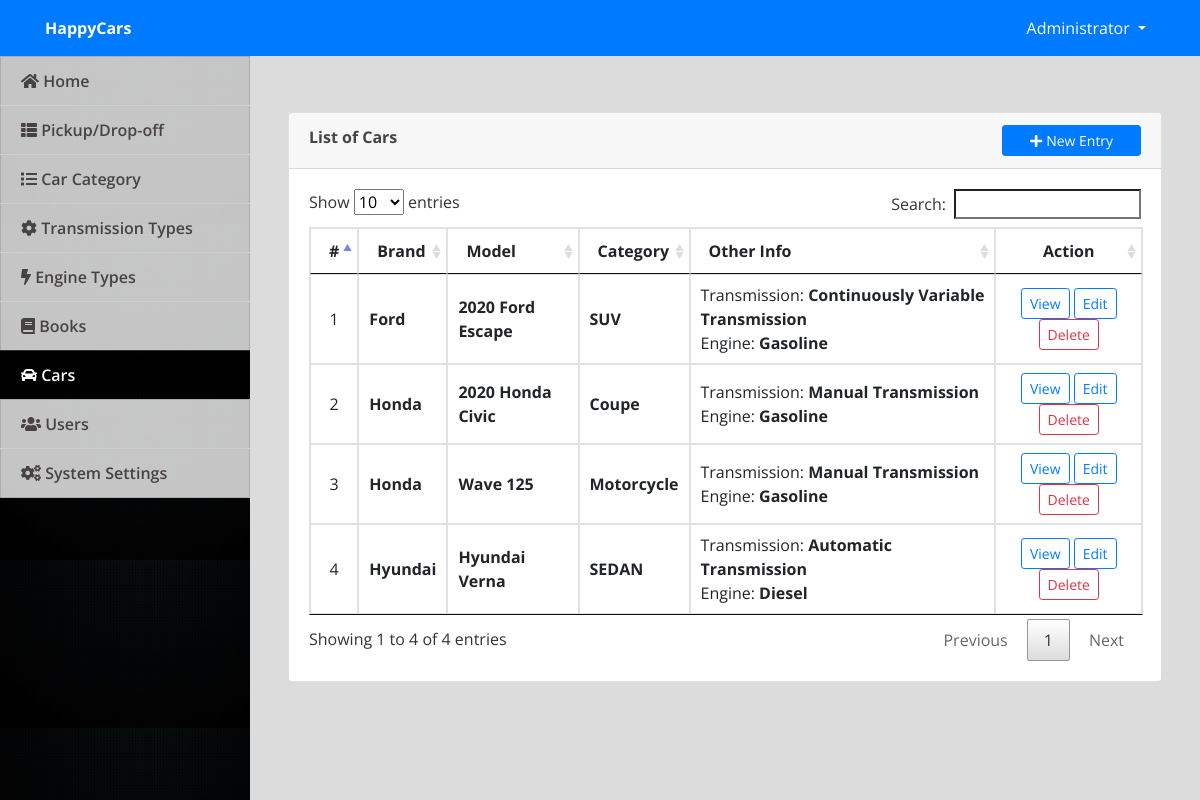
Page /admin/index.php?page=cars (signed in) on the committed database.
### tables this page shows
CREATE TABLE `cars` (
  `id` int(30) NOT NULL,
  `model` varchar(200) NOT NULL,
  `brand` varchar(200) NOT NULL,
  `transmission_id` int(30) NOT NULL,
  `category_id` int(30) NOT NULL,
  `engine_id` int(30) NOT NULL,
  `description` text NOT NULL,
  `price` float NOT NULL,
  `qty` int(30) NOT NULL,
  `img_path` text NOT NULL
);

### admin/cars.php (the view, shortened to what this page needs)
<?php include('db_connect.php');?>
<div class="container-fluid">
	<div class="col-lg-12">
		<div class="row">
			<div class="col-md-12">
				<div class="card">
					<div class="card-header">
						<b>List of Cars</b>
						<span class="float:right"><a class="btn btn-primary btn-block btn-sm col-sm-2 float-right" href="index.php?page=manage_car" id="new_car">
					<i class="fa fa-plus"></i> New Entry
				</a></span>
					</div>
					<div class="card-body">
						<table class="table table-condensed table-bordered table-hover">
							<thead>
								<tr>
									<th class="text-center">#</th>
									<th class="">Brand</th>
									<th class="">Model</th>
									<th class="">Category</th>
									<th class="">Other Info</th>
									<th class="text-center">Action</th>
								</tr>
							</thead>
							<tbody>
								<?php
								$i = 1;
								$cat = array();
								$cat[] = '';
								$qry = $conn->query("SELECT * FROM categories ");
								while($row = $qry->fetch_assoc()){
									$cat[$row['id']] = $row['name'];
								}
								$tt = array();
								$tt[] = '';
								$qry = $conn->query("SELECT * FROM transmission_types ");
								while($row = $qry->fetch_assoc()){
									$tt[$row['id']] = $row['name'];
								}
								$et = array();
								$et[] = '';
								$qry = $conn->query("SELECT * FROM engine_types ");
								while($row = $qry->fetch_assoc()){
									$et[$row['id']] = $row['name'];
								}
								$cars = $conn->query("SELECT * FROM cars order by brand asc,model asc ");
								while($row=$cars->fetch_assoc()):
								?>
								<tr>
									<td class="text-center"><?php echo $i++ ?></td>
									<td class="">
										 <p> <b><?php echo ucwords($row['brand']) ?></b></p>
									</td>
									<td class="">
										 <p> <b><?php echo ucwords($row['model']) ?></b></p>
									</td>
									<td>
										 <p> <b><?php echo ucwords($cat[$row['category_id']]) ?></b></p>
									</td>
									<td>
										 <p>Transmission: <b><?php echo ucwords($tt[$row['transmission_id']]) ?></b></p>
										 <p>Engine: <b><?php echo ucwords($et[$row['engine_id']]) ?></b></p>
									</td>
									<td class="text-center">
										<button class="btn btn-sm btn-outline-primary view_car" type="button" data-id="<?php echo $row['id'] ?>" >View</button>
										<button class="btn btn-sm btn-outline-primary edit_car" type="button" data-id="<?php echo $row['id'] ?>" >Edit</button>
										<button class="btn btn-sm btn-outline-danger delete_car" type="button" data-id="<?php echo $row['id'] ?>">Delete</button>
									</td>
								</tr>
								<?php endwhile; ?>
							</tbody>
						</table>
					</div>
				</div>
			</div>
		</div>
	</div>
</div>

### admin/assets/css/style.css (style rules this page uses)
body { font-family: "Open Sans", sans-serif; color: #444444; width: 100%; height: calc(100%); }
a { color: #1977cc; }

### admin/index.php (style rules this page uses)
body { background: #80808045; }

### admin/cars.php (style rules this page uses)
td { vertical-align: middle !important; }
td p { margin: unset }

### rows in the picture
cars: brand "Ford", model "2020 Ford Escape", category "SUV", transmission "Continuously Variable Transmission", engine "Gasoline"
cars: brand "Honda", model "2020 Honda Civic", category "Coupe", transmission "Manual Transmission", engine "Gasoline"
cars: brand "Honda", model "Wave 125", category "Motorcycle", transmission "Manual Transmission", engine "Gasoline"
cars: brand "Hyundai", model "Hyundai Verna", category "SEDAN", transmission "Automatic Transmission", engine "Diesel"

### other values in the picture
$_SESSION['system']['name'] "HappyCars"
$_SESSION['login_name'] "Administrator"
